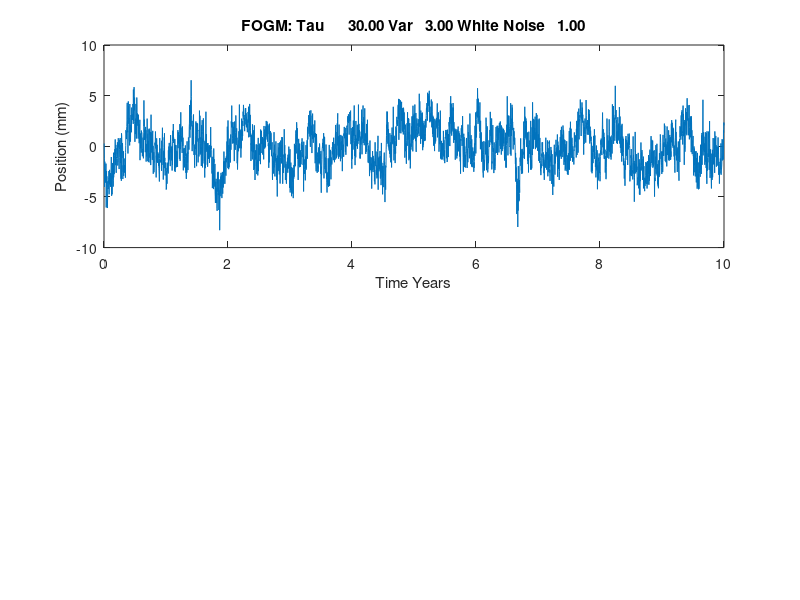

The MATLAB script that drew this image: (Note: this script raises an error after producing the figure.)
% First-Order Gauss Markov process simulation
%
clear all;
tau = 30;    % 30-day correlation
var = 3;     % Variances of 3-mm^2
wns  = 1;    % 1-mm of white noise
num = 3650;  % Equivalent of 10-years of data
%
% Generate the time series
ts = zeros(num,1);
dt = 1  ;   % 1-day sapcing of values
tt = [1:num]*dt ;  % Times of values
% Generate an intial value
y = randn*wns + randn*sqrt(var);
sigfog = sqrt(2*var*(1-exp(-dt/tau)));
decay = exp(-1/tau);
for t = 1:num
    wn = randn*wns;
    y = y*decay + sigfog*randn;
    ts(t) = y + wn ;
end
%
% Now plot results
subplot(211);
plot(tt/365,ts);
ttext = sprintf('FOGM: Tau %10.2f Var %6.2f White Noise %6.2f',tau,var, wns);
title(ttext); xlabel('Time Years'); ylabel('Position (mm)');
%
% Compute the Power Spectral Density (could do a lot of playing here)
[Pxx,F] = psd(ts,1024,2/dt);
subplot(212);
loglog(F,Pxx); xlabel('Frequency (cpd)'); ylabel('Power');


    
    